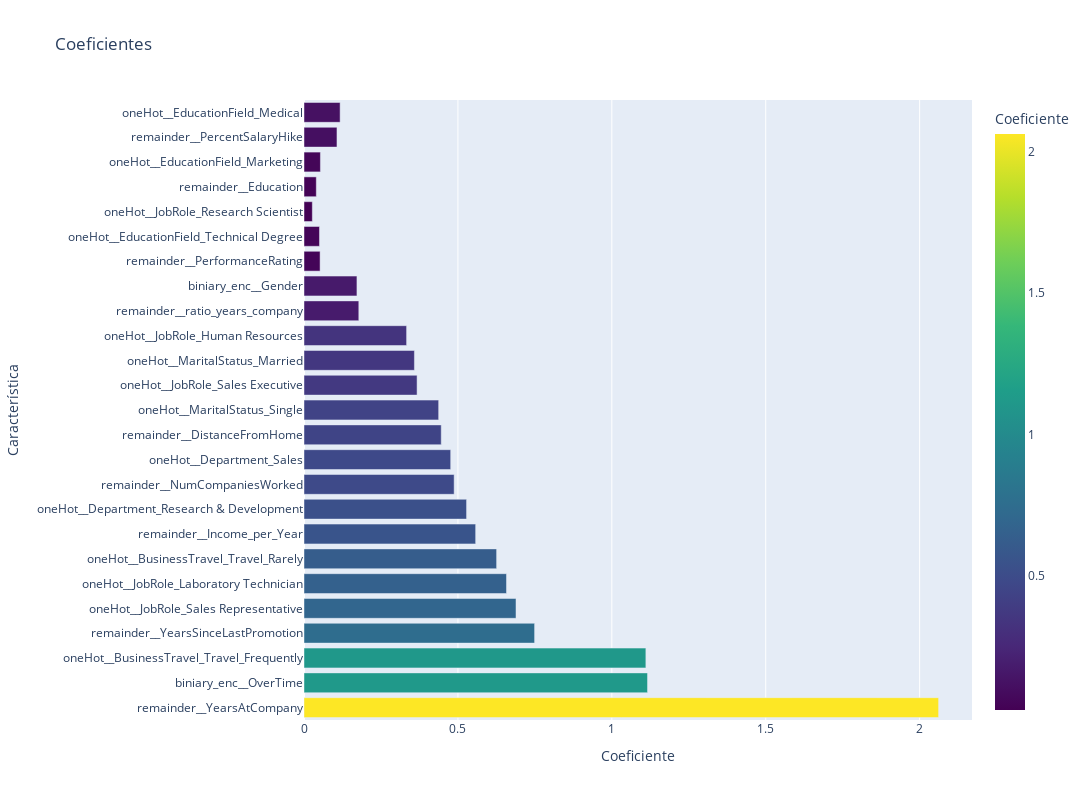

Notebook code cell kept with this figure:
### Code cell
coef = model_smote.named_steps['model'].coef_[0]
columns_names = model_smote.named_steps['preprocessing'].get_feature_names_out()

coeficientes = get_coeficientes(coef, columns_names)
gr = show_coeficientes(coeficientes)
gr

### Figure 1 — Plotly figure (JSON) as saved in the notebook; plotly's stock layout.template omitted (floating-point values rounded to 4 significant figures)
{"data": [{"hovertemplate": "Coeficiente=%{marker.color}<br>Característica=%{y}<extra></extra>", "legendgroup": "", "marker": {"color": [2.062, 1.116, 1.111, 0.7491, 0.6887, 0.6578, 0.6258, 0.5576, 0.5281, 0.4878, 0.4765, 0.4458, 0.4375, 0.3673, 0.3587, 0.3333, 0.178, 0.172, 0.05227, 0.05029, 0.02705, 0.03995, 0.05335, 0.1071, 0.1173], "coloraxis": "coloraxis", "pattern": {"shape": ""}}, "name": "", "orientation": "h", "showlegend": false, "textposition": "auto", "type": "bar", "x": [2.062, 1.116, 1.111, 0.7491, 0.6887, 0.6578, 0.6258, 0.5576, 0.5281, 0.4878, 0.4765, 0.4458, 0.4375, 0.3673, 0.3587, 0.3333, 0.178, 0.172, 0.05227, 0.05029, 0.02705, 0.03995, 0.05335, 0.1071, 0.1173], "xaxis": "x", "y": ["remainder__YearsAtCompany", "biniary_enc__OverTime", "oneHot__BusinessTravel_Travel_Frequently", "remainder__YearsSinceLastPromotion", "oneHot__JobRole_Sales Representative", "oneHot__JobRole_Laboratory Technician", "oneHot__BusinessTravel_Travel_Rarely", "remainder__Income_per_Year", "oneHot__Department_Research & Development", "remainder__NumCompaniesWorked", "oneHot__Department_Sales", "remainder__DistanceFromHome", "oneHot__MaritalStatus_Single", "oneHot__JobRole_Sales Executive", "oneHot__MaritalStatus_Married", "oneHot__JobRole_Human Resources", "remainder__ratio_years_company", "biniary_enc__Gender", "remainder__PerformanceRating", "oneHot__EducationField_Technical Degree", "oneHot__JobRole_Research Scientist", "remainder__Education", "oneHot__EducationField_Marketing", "remainder__PercentSalaryHike", "oneHot__EducationField_Medical"], "yaxis": "y"}], "layout": {"barmode": "relative", "coloraxis": {"colorbar": {"title": {"text": "Coeficiente"}}, "colorscale": [[0, "#440154"], [0.1111, "#482878"], [0.2222, "#3e4989"], [0.3333, "#31688e"], [0.4444, "#26828e"], [0.5556, "#1f9e89"], [0.6667, "#35b779"], [0.7778, "#6ece58"], [0.8889, "#b5de2b"], [1, "#fde725"]]}, "height": 800, "legend": {"tracegroupgap": 0}, "title": {"text": "Coeficientes"}, "width": 1200, "xaxis": {"anchor": "y", "domain": [0, 1], "title": {"text": "Coeficiente"}}, "yaxis": {"anchor": "x", "domain": [0, 1], "title": {"text": "Característica"}}}}
